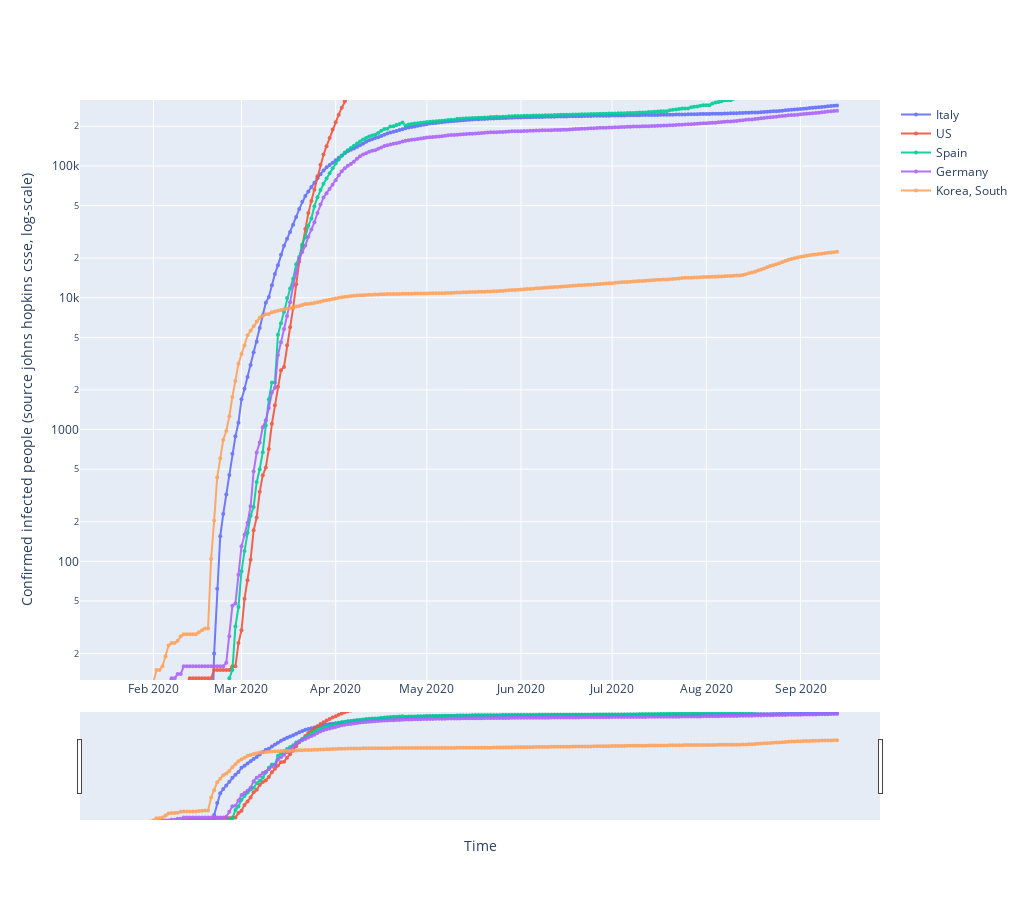

Here is the notebook cell this chart was saved with:
### Code cell
fig = go.Figure()
## defines how to plot the individual trace
for each in country_list:
    fig.add_trace(go.Scatter(x=df_plot.date,
                                y=df_plot[each],
                                mode='markers+lines',
                                opacity=0.9,
                                line_width=2,
                                marker_size=4, 
                                name=each
                                 )
                     )

## defines the overall layout properties
fig.update_layout(
    width=1024,
    height=900,
    xaxis_title="Time",
    yaxis_title="Confirmed infected people (source johns hopkins csse, log-scale)",
)
fig.update_yaxes(type="log",range=[1.1,5.5])


fig.update_layout(xaxis_rangeslider_visible=True)
#fig.show(renderer='chrome')
fig.show()

### Figure 1 — Plotly figure (JSON) as saved in the notebook; plotly's stock layout.template omitted (floating-point values rounded to 4 significant figures; data arrays with more than 128 entries replaced by an {"elided": "..."} marker saying what was removed)
{"data": [{"line": {"width": 2}, "marker": {"size": 4}, "mode": "markers+lines", "name": "Italy", "opacity": 0.9, "type": "scatter", "x": {"elided": "236 str values"}, "y": {"elided": "236 int values"}}, {"line": {"width": 2}, "marker": {"size": 4}, "mode": "markers+lines", "name": "US", "opacity": 0.9, "type": "scatter", "x": {"elided": "236 str values"}, "y": {"elided": "236 int values"}}, {"line": {"width": 2}, "marker": {"size": 4}, "mode": "markers+lines", "name": "Spain", "opacity": 0.9, "type": "scatter", "x": {"elided": "236 str values"}, "y": {"elided": "236 int values"}}, {"line": {"width": 2}, "marker": {"size": 4}, "mode": "markers+lines", "name": "Germany", "opacity": 0.9, "type": "scatter", "x": {"elided": "236 str values"}, "y": {"elided": "236 int values"}}, {"line": {"width": 2}, "marker": {"size": 4}, "mode": "markers+lines", "name": "Korea, South", "opacity": 0.9, "type": "scatter", "x": {"elided": "236 str values"}, "y": {"elided": "236 int values"}}], "layout": {"height": 900, "width": 1024, "xaxis": {"rangeslider": {"visible": true}, "title": {"text": "Time"}}, "yaxis": {"range": [1.1, 5.5], "title": {"text": "Confirmed infected people (source johns hopkins csse, log-scale)"}, "type": "log"}}}
